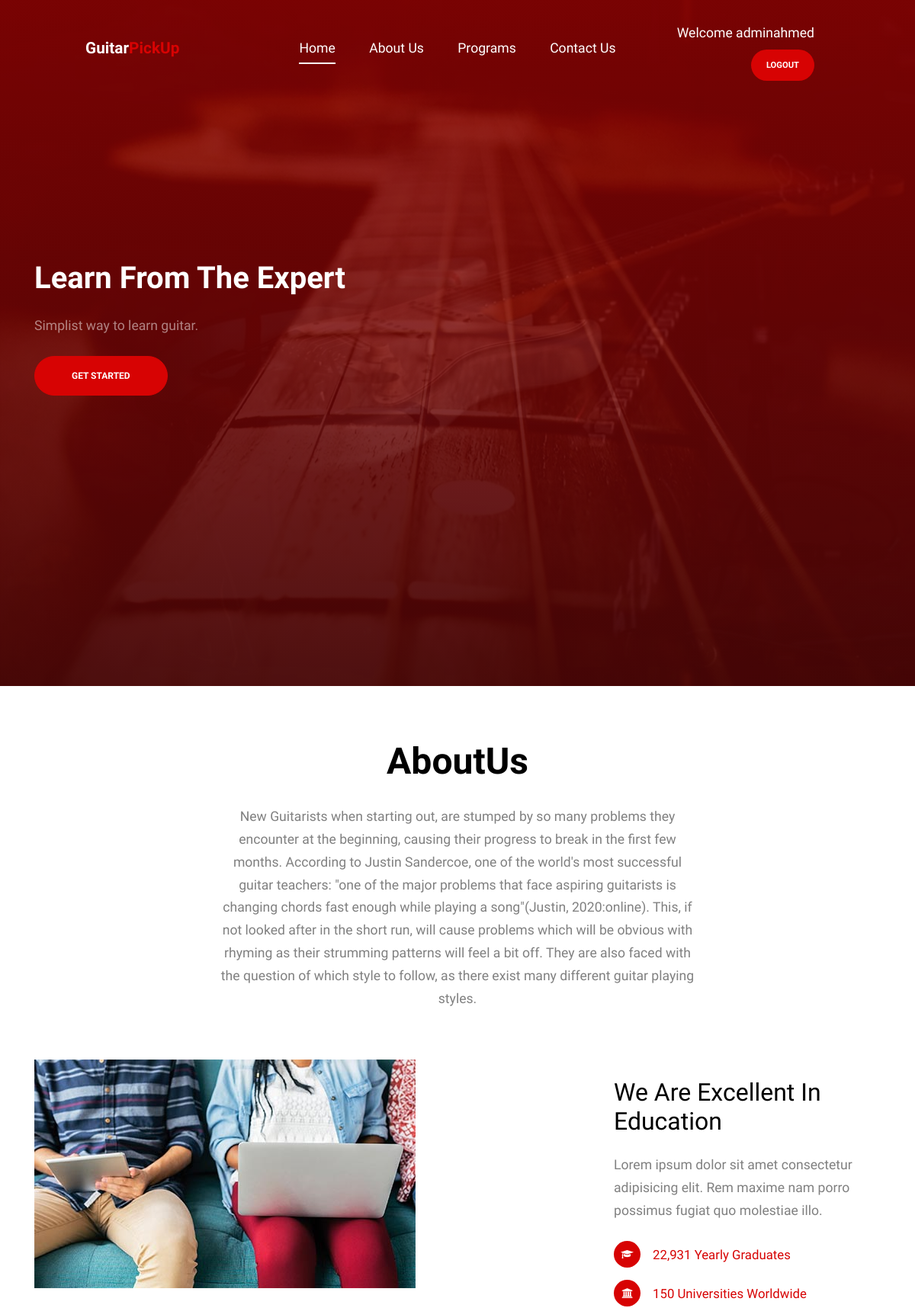
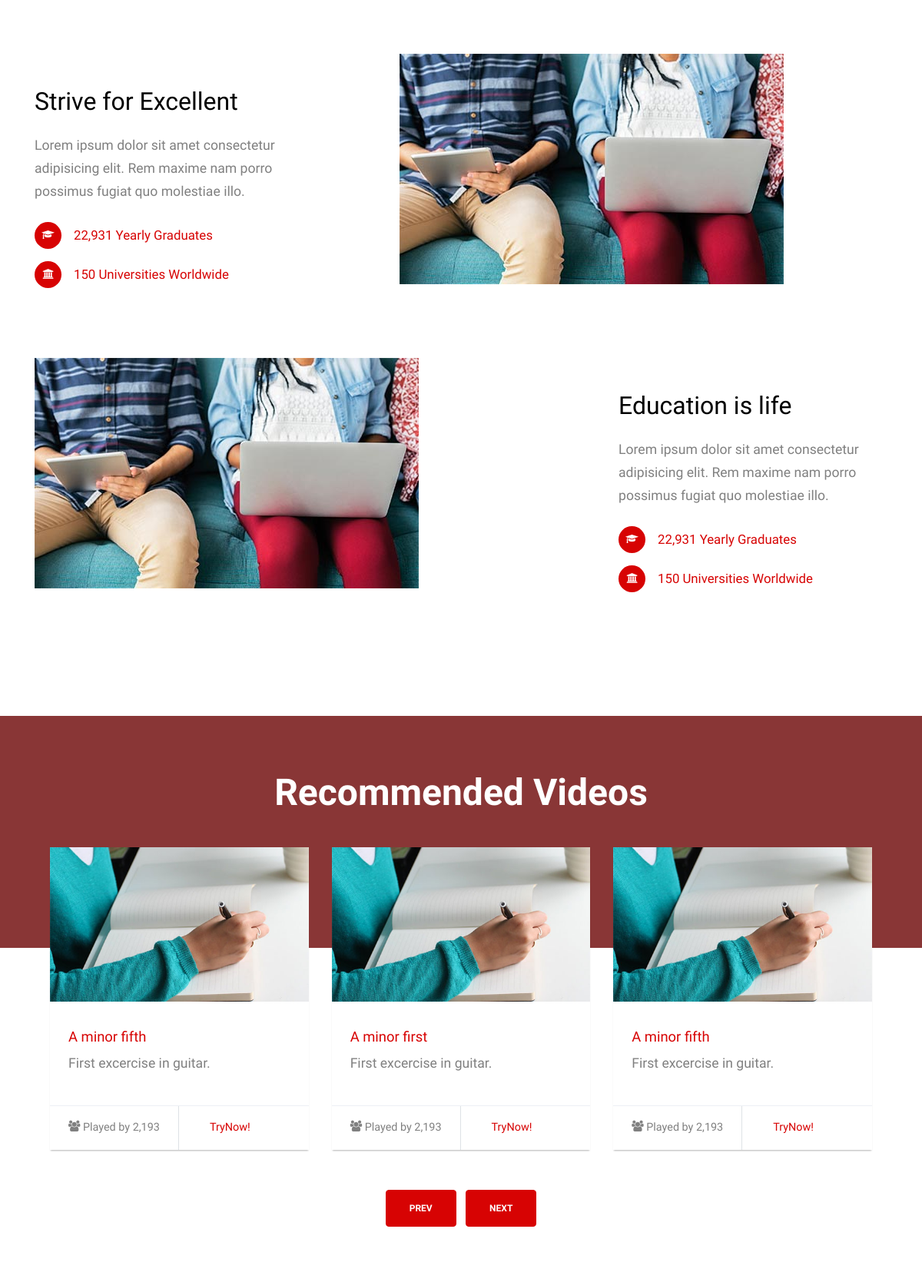
The app's page / (signed in, upper part) with its own data (2 pictures, top to bottom).
### GuitarPickUp/models.py (models this page shows, shortened)
class Excercise(models.Model):
    user = models.ForeignKey(User,on_delete=models.CASCADE,null=True,blank=True)
    title = models.CharField(max_length=200)
    positions = models.TextField(null=True,blank=True)
    path = models.TextField(null=True,blank=True)
    played = models.BooleanField(default=False)
    class Meta:
        ordering =['played']

### GuitarPickUp/views.py (the view)
# urls.py: path('', views.home, name='home'),
def home(request):
    if (request.method == 'POST'):
        username = request.POST.get('username')
        email = request.POST.get('email')
        password = request.POST.get('password1')
        user = User.objects.create_user(username, email, password)
        user.save()
    exercises = Excercise.objects.values('id','title','positions')
    feedback = None
    if(request.user.id != None):
        feedback = Feedback.objects.filter(user_id = request.user.id).values('id','feedback')#user_id = request.user.id
    return render(request, 'base/home.html',{'exercises':exercises,'feedbacks':feedback})

### GuitarPickUp/templates/base/home.html (shortened to what this page needs)
{% extends 'base.html' %}
{% block body %}
<header class="site-navbar py-4 js-sticky-header site-navbar-target" role="banner">
    <div class="container-fluid">
        <div class="d-flex align-items-center">
            <div class="site-logo mr-auto w-25"><a href="index.html">Guitar<a style="color: #d70303;"
                        href="index.html">PickUp</a></a></div>
            <div class="mx-auto text-center">
                <nav class="site-navigation position-relative text-right" role="navigation">
                    <ul class="site-menu main-menu js-clone-nav mx-auto d-none d-lg-block  m-0 p-0">
                        <li><a href="#home-section" class="nav-link">Home</a></li>
                        <li><a href="#about-section" class="nav-link">About Us</a></li>
                        <li><a href="#programs-section" class="nav-link">Programs</a></li>
                        <li><a href="#contact-section" class="nav-link">Contact Us</a></li>
                    </ul>
                </nav>
            </div>
            <div class="ml-auto w-25">
                <nav class="site-navigation position-relative text-right" role="navigation">
                    <ul class="site-menu main-menu js-clone-nav mr-auto d-none d-lg-block m-0 p-0">
                        {% if request.user.is_authenticated %}
                        <li><a class="nav-link">Welcome {{request.user}}</a></li>
                        <li class="cta"><a href="{% url 'logout' %}" class="nav-link"><span>Logout</span></a></li>
                        {% else %}
                        <li class="cta"><a href="{% url 'login' %}" class="nav-link"><span>Login</span></a></li>
                        {% endif %}
                    </ul>
                </nav>
            </div>
        </div>
    </div>
</header>
<div class="intro-section" id="home-section">
    <div class="slide-1" style="background-image: url('static/images/main.jpeg');" data-stellar-background-ratio="0.5">
        <div class="container">
            <div class="row align-items-center">
                <div class="col-12">
                    <div class="row align-items-center">
                        <div class="col-lg-6 mb-4">
                            <h1 data-aos="fade-up" data-aos-delay="100">Learn From The Expert</h1>
                            <p class="mb-4" data-aos="fade-up" data-aos-delay="200">Simplist way to learn guitar.</p>
                            <p data-aos="fade-up" data-aos-delay="300">
                                <a href="#" class="btn btn-primary py-3 px-5 btn-pill">Get Started</a></p>
                        </div>
                    </div>
                </div>
            </div>
        </div>
    </div>
</div>
<div class="site-section" id="about-section">
    <div class="container">
      <div class="row mb-5 justify-content-center">
        <div class="col-lg-7 text-center"  data-aos="fade-up" data-aos-delay="">
          <h2 class="section-title">AboutUs</h2>
          <p>New Guitarists when starting out, are stumped by so many problems they encounter at the beginning, causing their
          progress to break in the first few months. According to Justin Sandercoe, one of the world's most successful guitar
          teachers: "one of the major problems that face aspiring guitarists is changing chords fast enough while playing a
          song"(Justin, 2020:online). This, if not looked after in the short run, will cause problems which will be obvious with
          rhyming as their strumming patterns will feel a bit off. They are also faced with the question of which style to follow,
          as there exist many different guitar playing styles.</p>
        </div>
      </div>
      <div class="row mb-5 align-items-center">
        <div class="col-lg-7 mb-5" data-aos="fade-up" data-aos-delay="100">
          <img src="static/images/img_2.jpg" alt="Image" class="img-fluid">
        </div>
        <div class="col-lg-4 ml-auto" data-aos="fade-up" data-aos-delay="200">
          <h2 class="text-black mb-4">We Are Excellent In Education</h2>
          <p class="mb-4">Lorem ipsum dolor sit amet consectetur adipisicing elit. Rem maxime nam porro possimus fugiat quo molestiae illo.</p>
          <div class="d-flex align-items-center custom-icon-wrap mb-3">
            <span class="custom-icon-inner mr-3"><span class="icon icon-graduation-cap"></span></span>
            <div><h3 class="m-0">22,931 Yearly Graduates</h3></div>
          </div>
          <div class="d-flex align-items-center custom-icon-wrap">
            <span class="custom-icon-inner mr-3"><span class="icon icon-university"></span></span>
            <div><h3 class="m-0">150 Universities Worldwide</h3></div>
          </div>
        </div>
      </div>
      <div class="row mb-5 align-items-center">
        <div class="col-lg-7 mb-5 order-1 order-lg-2" data-aos="fade-up" data-aos-delay="100">
          <img src="static/images/img_2.jpg" alt="Image" class="img-fluid">
        </div>
        <div class="col-lg-4 mr-auto order-2 order-lg-1" data-aos="fade-up" data-aos-delay="200">
          <h2 class="text-black mb-4">Strive for Excellent</h2>
          <p class="mb-4">Lorem ipsum dolor sit amet consectetur adipisicing elit. Rem maxime nam porro possimus fugiat quo molestiae illo.</p>
          <div class="d-flex align-items-center custom-icon-wrap mb-3">
            <span class="custom-icon-inner mr-3"><span class="icon icon-graduation-cap"></span></span>
            <div><h3 class="m-0">22,931 Yearly Graduates</h3></div>
          </div>
          <div class="d-flex align-items-center custom-icon-wrap">
            <span class="custom-icon-inner mr-3"><span class="icon icon-university"></span></span>
            <div><h3 class="m-0">150 Universities Worldwide</h3></div>
          </div>
        </div>
      </div>
      <div class="row mb-5 align-items-center">
        <div class="col-lg-7 mb-5" data-aos="fade-up" data-aos-delay="100">
          <img src="static/images/img_2.jpg" alt="Image" class="img-fluid">
        </div>
        <div class="col-lg-4 ml-auto" data-aos="fade-up" data-aos-delay="200">
          <h2 class="text-black mb-4">Education is life</h2>
          <p class="mb-4">Lorem ipsum dolor sit amet consectetur adipisicing elit. Rem maxime nam porro possimus fugiat quo molestiae illo.</p>
          <div class="d-flex align-items-center custom-icon-wrap mb-3">
            <span class="custom-icon-inner mr-3"><span class="icon icon-graduation-cap"></span></span>
            <div><h3 class="m-0">22,931 Yearly Graduates</h3></div>
          </div>
          <div class="d-flex align-items-center custom-icon-wrap">
            <span class="custom-icon-inner mr-3"><span class="icon icon-university"></span></span>
            <div><h3 class="m-0">150 Universities Worldwide</h3></div>
          </div>
        </div>
      </div>
    </div>
  </div>
<div class="site-section courses-title" id="programs-section">
    <div class="container">
        <div class="row mb-5 justify-content-center">
            <div class="col-lg-7 text-center" data-aos="fade-up" data-aos-delay="">
                <h2 class="section-title">Recommended Videos</h2>
            </div>
        </div>
        <div class="col-lg-7 text-center" data-aos="fade-up" data-aos-delay="">
        </div>
    </div>
</div>
<div class="site-section courses-entry-wrap courses" data-aos="fade-up" data-aos-delay="100">
    <div class="container">
        <div class="row">
            <div class="owl-carousel col-12 nonloop-block-14">
                {% for exercise in exercises%}
                <div class="course bg-white h-100 align-self-stretch">
                    <figure class="m-0">
                        <a href="{% url 'exercise'%}" onclick="hideShow(this);"><img src="static/images/img_1.jpg" alt="Image" class="img-fluid"></a>
                    </figure>
                    <div class="course-inner-text py-4 px-4">
                        <h3><a href="#">{{exercise.title}} {{exercise.positions}}</a></h3>
                        <p>First excercise in guitar. </p>
                    </div>
                    <div class="d-flex border-top stats">
                        <div class="py-3 px-4"><span class="icon-users"></span> Played by 2,193 </div>
                        <div class="py-3 px-4 w-25 border-left"><a href="{% url 'exercise'%}" onclick="hideShow(this);"
                                style="padding-bottom: 0px !important;padding-top: 0px !important;"
                                class="nav-link"><span>TryNow!</span></a></div>
                    </div>
                </div>
                {% endfor %}
            </div>
        </div>
        <div class="row justify-content-center">
            <div class="col-7 text-center">
                <button class="customPrevBtn btn btn-primary m-1">Prev</button>
                <button class="customNextBtn btn btn-primary m-1">Next</button>
            </div>
        </div>
    </div>
</div>
{% endblock %}"

### records on screen
Excercise: title "A minor", positions "fifth"
Excercise: title "A minor", positions "first"

### other values on screen
{{ request.user }} "adminahmed"
